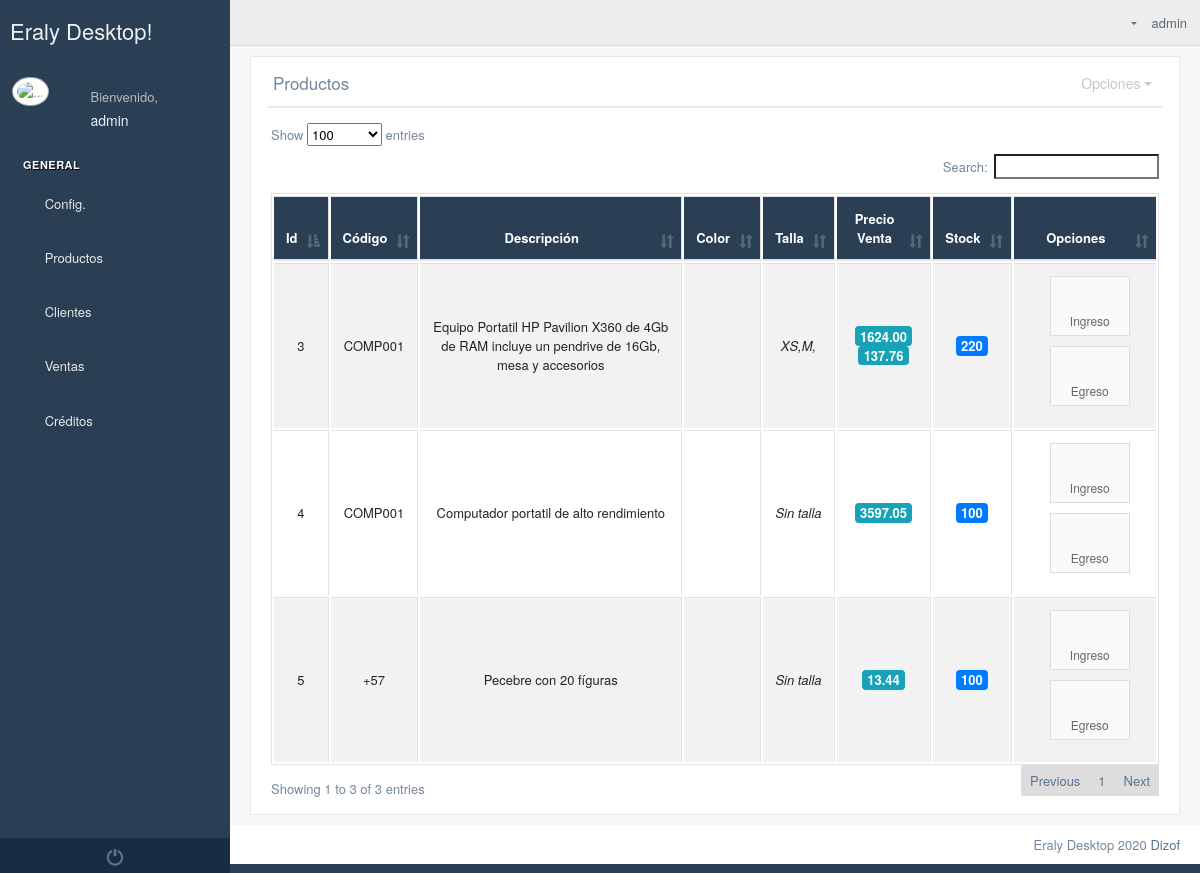
Screenshot of /inventory/ (signed in) with the database file from the repository.
### Producto/models.py (models this page shows, shortened)
class Productos(models.Model):
    tipo=models.CharField(max_length=2, default="P")
    imagen=models.ImageField(upload_to="productos",null=True,blank=True, help_text="imagen de 100px x 100px")
    codigo=models.CharField(max_length=300, null=True,blank=True, help_text="Solo si tiene codigo interno o codigo de barras")
    establecimiento = models.ForeignKey(Establecimiento, on_delete=models.CASCADE, null=True, blank=True)
    subcategoria=models.ForeignKey(Subcategorias, on_delete=models.CASCADE)
    marca=models.ForeignKey(Marca,on_delete=models.CASCADE,null=True,blank=True)
    nombre=models.CharField(max_length=100)
    talla=models.CharField(max_length=50,null=True,blank=True)
    dimension=models.CharField(max_length=200,null=True,blank=True)
    detallesTecnicos = RichTextUploadingField(null=True,blank=True,help_text="Es opcional")
    descripcion = RichTextUploadingField()
    estado=models.BooleanField(default=True)
    class Meta:
        verbose_name_plural = "3. Producto "

class Precios(models.Model):
    producto=models.ForeignKey(Productos, on_delete=models.CASCADE)
    precioVenta=models.DecimalField(max_digits=9, decimal_places=2)
    iva=models.DecimalField(max_digits=9, decimal_places=2,default=0)
    total=models.DecimalField(max_digits=9, decimal_places=2,default=0)
    detalle=models.CharField(max_length=50)
    estado=models.BooleanField(default=True)
    class Meta:
        verbose_name_plural = "6. Precios Producto "

### Producto/views.py (the view)
# urls.py: path("inventory/", inventario),
def inventario(request):
    if request.POST:
        print(request.POST)
        Kardex(producto_id=request.POST['producto'],tipo=request.POST['tipo'],cantidad=request.POST['cantidad'],descripcion=request.POST['detalle']).save()
        messages.add_message(request, messages.SUCCESS, "Se ha registrado nuevo ingreso en kardex..!")
    contexto={
        'productos':Productos.objects.filter(establecimiento__usuario=request.user),
    }
    return render(request, 'producto/inventario.html',contexto)

### Producto/templatetags/productosTags.py (called while the page is built)
@register.simple_tag
def stock(id):
    try:
        kardex=Kardex.objects.filter(producto_id=id)
        ingresos=kardex.filter(tipo="I").aggregate(Sum('cantidad'))['cantidad__sum']
        egresos=kardex.filter(tipo="E").aggregate(Sum('cantidad'))['cantidad__sum']
        if ingresos==None:
            ingresos=0
        if egresos==None:
            egresos=0
        return ingresos-egresos
    except:
        pass

### templates/producto/inventario.html (shortened to what this page needs)
{% extends 'Home/index2.html' %}
{% block contenido_index %}
{% load productosTags %}
{% load static %}
    <div class="">
        <div class="row">
            <div class="col-md-12 col-sm-12 ">
                <div class="x_panel">
                    <div class="x_title">
                        <h2>Productos <small>del establecimientos</small></h2>
                        <ul class="nav navbar-right panel_toolbox">
                            <li class="dropdown">
                                <a href="#" class="dropdown-toggle" data-toggle="dropdown" role="button"
                                   aria-expanded="false">Opciones</a>
                            </li>
                        </ul>
                        <div class="clearfix"></div>
                    </div>
                    <div class="x_content">
                        <div class="row">
                            <div class="col-sm-12">
                                <div class="card-box table-responsive">
                                    <table id="inventario" class="table table-striped table-bordered" style="width:100%">
                                        <thead style="background-color: #2A3F54; color: white">
                                        <tr>
                                            <th style="text-align: center">Id</th>
                                            <th style="text-align: center">Código</th>
                                            <th style="text-align: center">Descripción</th>
                                            <th style="text-align: center">Color</th>
                                            <th style="text-align: center">Talla</th>
                                            <th style="text-align: center">Precio Venta</th>
                                            <th style="text-align: center">Stock</th>
                                            <th style="text-align: center">Opciones</th>
                                        </tr>
                                        </thead>
                                        <tbody>
                                        {% for producto in productos %}
                                            <tr>
                                            <td style="text-align: center; vertical-align: middle">{{ producto.id }}</td>
                                            <td style="text-align: center; vertical-align: middle">{% if producto.codigo  %}{{ producto.codigo }}{% else %} <i>Sin código</i> {% endif %}</td>
                                            <td style="text-align: center; vertical-align: middle">{{ producto.nombre }}</td>
                                            <td style="text-align: justify; vertical-align: middle">
                                            </td>
                                            <td style="text-align: center; vertical-align: middle">
                                                {% if producto.talla %}
                                                    <i>{{ producto.talla }}</i>
                                                {% else %}
                                                    <i>Sin talla</i>
                                                {% endif %}
                                            </td>
                                            <td style="text-align: center; vertical-align: middle">
                                                {% for precios in producto.precios_set.all %}
                                                    <span class="badge badge-info" style="font-size: 13px">{{ precios.total }}</span><br>
                                                {% endfor %}
                                            </td>
                                            <td style="text-align: center; vertical-align: middle"> <span class="badge badge-primary" style="font-size: 13px">{% stock producto.id %} </span></td>
                                            <td style="text-align: center; vertical-align: middle;">
                                                <a data-toggle="modal" data-target="#ingresos"
                                                   data-producto_id="{{ producto.id }}"
                                                   data-producto="{{ producto.nombre }}"
                                                   data-tipo="I"
                                                   href="#" class="btn btn-app datos"><i class="fa fa-plus-circle"></i>Ingreso</a>
                                                <a href="" data-toggle="modal" data-target="#ingresos"
                                                   data-producto_id="{{ producto.id }}"
                                                   data-producto="{{ producto.nombre }}"
                                                   data-tipo="E"
                                                   class="btn btn-app datos">
                                                    <i class="fa fa-minus-circle"></i>Egreso</a>
                                            </td>
                                        </tr>
                                        {% endfor %}
                                        </tbody>
                                    </table>
                                </div>
                            </div>
                        </div>
                    </div>
                </div>
            </div>
        </div>
    </div>
{% endblock %}

### templates/Home/base_html.html (shortened to what this page needs)
<!DOCTYPE html>
{% load static %}
<html lang="en">
<head>
    <link href="{% static '/vendors/datatables.net-bs/css/dataTables.bootstrap.min.css' %}" rel="stylesheet">
    <link href="{% static '/vendors/datatables.net-buttons-bs/css/buttons.bootstrap.min.css' %}" rel="stylesheet">
    <link href="{% static '/vendors/datatables.net-fixedheader-bs/css/fixedHeader.bootstrap.min.css' %}"
          rel="stylesheet">
    <link href="{% static '/vendors/datatables.net-responsive-bs/css/responsive.bootstrap.min.css' %}" rel="stylesheet">
    <link href="{% static '/vendors/datatables.net-scroller-bs/css/scroller.bootstrap.min.css' %}" rel="stylesheet">
    <link href="{% static '/vendors/bootstrap/dist/css/bootstrap.min.css' %}" rel="stylesheet">
    <link href="{% static '/vendors/font-awesome/css/font-awesome.min.css' %}" rel="stylesheet">
    <link href="{% static '/vendors/nprogress/nprogress.css' %}" rel="stylesheet">
    <link href="{% static '/vendors/bootstrap-daterangepicker/daterangepicker.css' %}" rel="stylesheet">
    <link href="{% static '/vendors/iCheck/skins/flat/green.css' %}" rel="stylesheet">
    <link href="{% static '/build/css/custom.min.css' %}" rel="stylesheet">
</head>
<body class="nav-md">
<div class="container body">
    <div class="main_container">
        <div class="col-md-3 left_col">
            <div class="left_col scroll-view">
                <div class="navbar nav_title" style="border: 0;">
                    <a href="/" class="site_title"> <span>Eraly Desktop!</span></a>
                </div>
                <div class="profile clearfix">
                    <div class="profile_pic">
                        <img src="/media/admin-interface/favicon/favicon_eraly.png" alt="..."
                             class="img-circle profile_img">
                    </div>
                    <div class="profile_info">
                        <span>Bienvenido,</span>
                        <h2>{{ request.user }}</h2>
                    </div>
                </div>
                <br/>
                {% block menu %}
                    <div id="sidebar-menu" class="main_menu_side hidden-print main_menu">
                        <div class="menu_section">
                            <h3>General</h3>
                            <ul class="nav side-menu">
                                <li><a><i class="fa fa-home"></i> Config. <span class="fa fa-chevron-down"></span></a>
                                </li>
                            </ul>
                            <ul class="nav side-menu">
                                <li><a><i class="fa fa-product-hunt"></i> Productos <span
                                        class="fa fa-chevron-down"></span></a>
                                </li>
                            </ul>
                        <ul class="nav side-menu">
                                <li><a><i class="fa fa-user-plus"></i> Clientes <span class="fa fa-chevron-down"></span></a>
                                </li>
                            </ul>
                            <ul class="nav side-menu">
                                <li><a><i class="fa fa-file-o"></i> Ventas <span class="fa fa-chevron-down"></span></a>
                                </li>
                            </ul>
                            <ul class="nav side-menu">
                                <li><a><i class="fa fa-file-o"></i> Créditos <span class="fa fa-chevron-down"></span></a>
                                </li>
                            </ul>
                        </div>
                    </div>
                    <div class="sidebar-footer hidden-small">
                        <a data-toggle="tooltip" data-placement="top" title="Logout" href="/logout_/"
                           style="width: 100%">
                            <span class="glyphicon glyphicon-off" aria-hidden="true"></span>
                        </a>
                    </div>
                {% endblock %}
            </div>
        </div>
        <div class="top_nav">
            <div class="nav_menu">
                <div class="nav toggle">
                    <a id="menu_toggle"><i class="fa fa-bars"></i></a>
                </div>
                <nav class="nav navbar-nav">
                    <ul class=" navbar-right">
                        <li class="nav-item dropdown open" style="padding-left: 15px;">
                            <a href="javascript:;" class="user-profile" aria-haspopup="true"
                               id="navbarDropdown" data-toggle="dropdown" aria-expanded="false">
                                {{ request.user.username }}
                            </a>
                        </li>
                        <li role="presentation" class="nav-item dropdown open">
                            <a href="javascript:;" class="dropdown-toggle info-number" id="navbarDropdown1"
                               data-toggle="dropdown" aria-expanded="false">
                                <i class="fa fa-envelope-o"></i>
                            </a>
                        </li>
                    </ul>
                </nav>
            </div>
        </div>
        <div class="right_col" role="main">
            {% block contenido %}{% endblock %}
        </div>
    </div>
    <footer>
        <div class="pull-right">
            Eraly Desktop 2020 <a href="https://colorlib.com">Dizof</a>
        </div>
        <div class="clearfix"></div>
    </footer>
</div>
<link rel="stylesheet" href="{% static 'toastr/toastr.min.css' %}">
</body>
</html>

### rows the page displays
Productos: id "3", codigo "COMP001", nombre "Equipo Portatil HP Pavilion X360 de 4Gb de RAM incluye un pendrive de 16Gb, mesa y accesorios", talla "XS,M,", id "220"
Precios: total "1624.00"
Precios: total "137.76"
Productos: id "4", codigo "COMP001", nombre "Computador portatil de alto rendimiento", talla "Sin talla", id "100"
Precios: total "3597.05"
Productos: id "5", codigo "+57", nombre "Pecebre con 20 fíguras", talla "Sin talla", id "100"
Precios: total "13.44"

### other values shown
{{ request.user }} "admin"
{{ request.user.username }} "admin"
